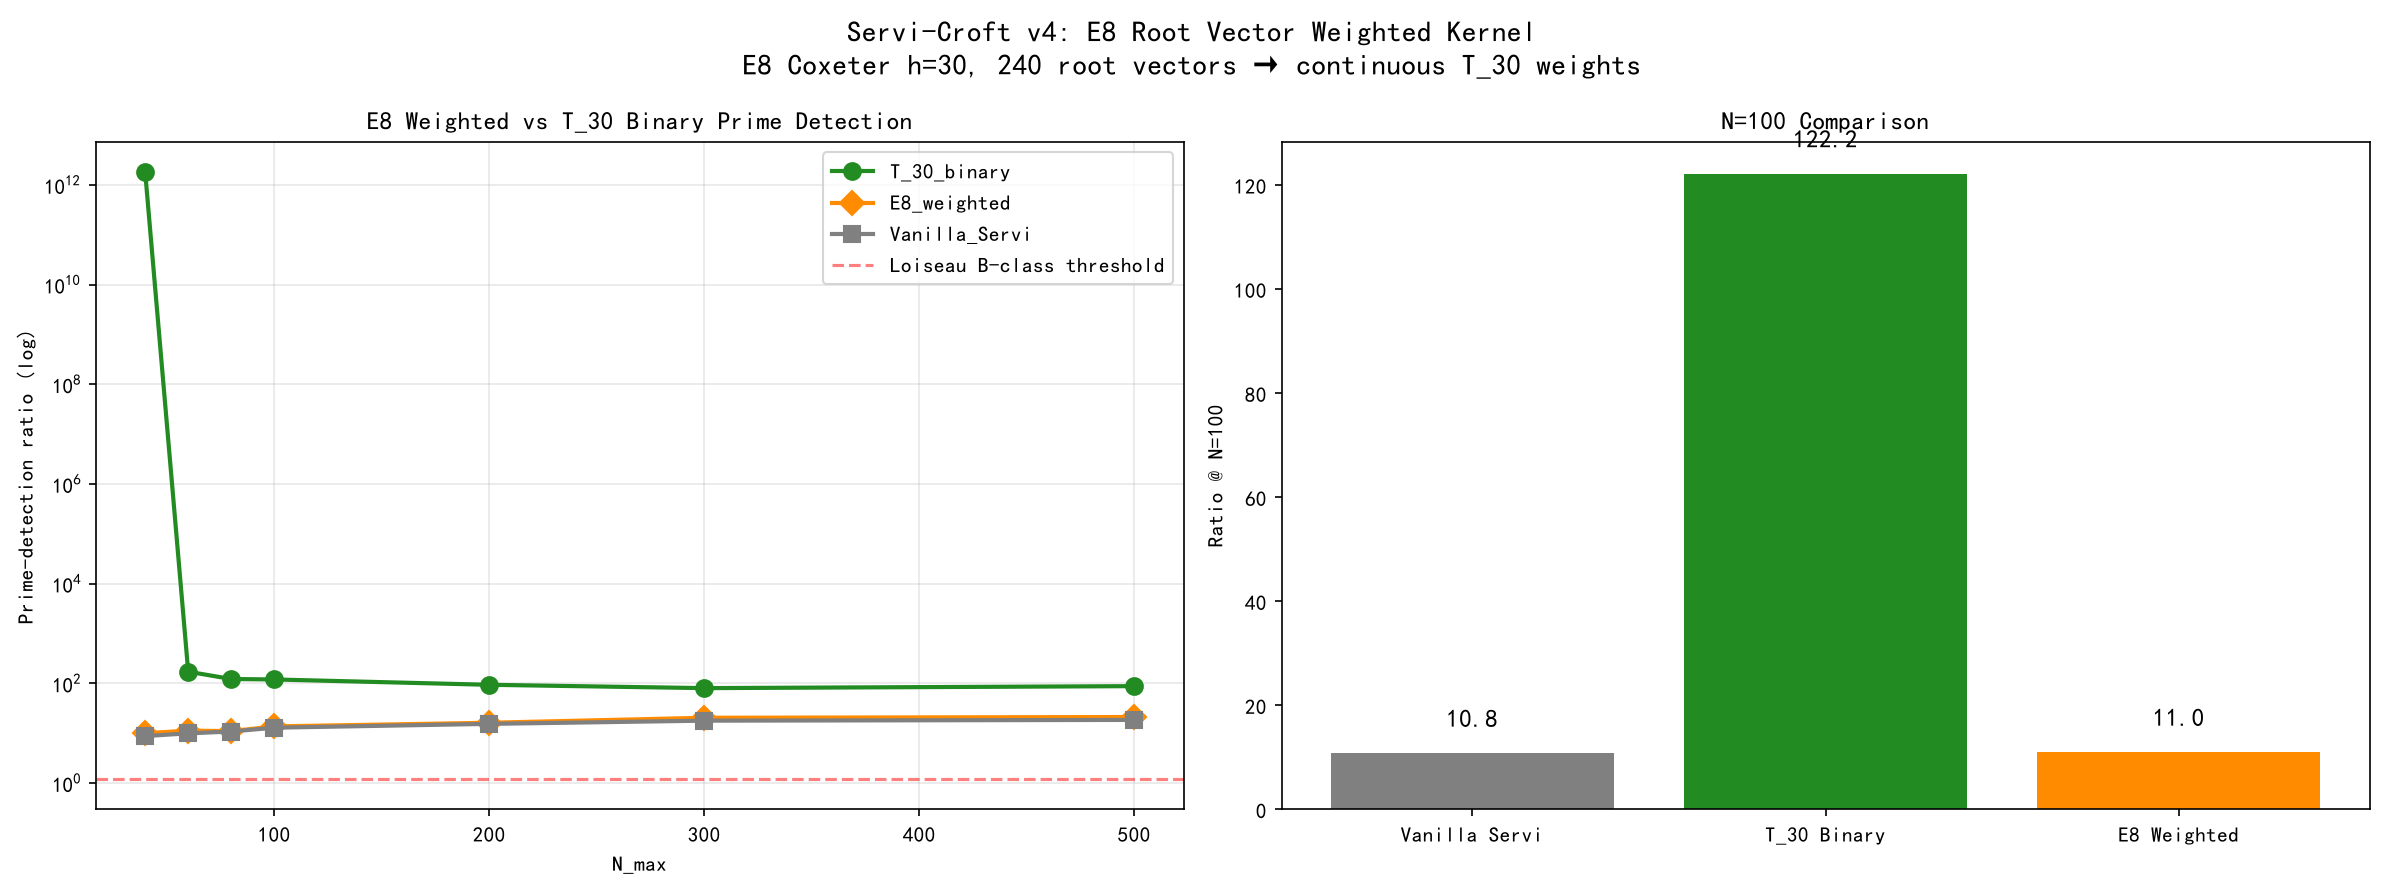

This chart was generated by the following Python code:
"""
Servi-Croft kernel v4 — E8 根向量加权
对比: T_30 binary filter vs E8 continuous weights
Hypothesis: E8 root system provides mathematically optimal prime-selective filter
"""
import numpy as np, math, os, time
from matplotlib import pyplot as plt
plt.rcParams['font.sans-serif'] = ['SimHei','Microsoft YaHei','DejaVu Sans']
plt.rcParams['axes.unicode_minus'] = False

# ============================================================
# 1. Prime / Non-prime classification
# ============================================================
def sieve_primes(N):
    is_p = np.ones(N+1, dtype=bool); is_p[:2] = False
    for i in range(2, int(N**0.5)+1):
        if is_p[i]: is_p[i*i:N+1:i] = False
    return is_p

# ============================================================
# 2. Kernel builders
# ============================================================
def servi_kernel(t, n, N_max):
    """Original Servi kernel: K(s;t) = cos(-t log n) n^{-1/2}"""
    return np.cos(-t * np.log(n)) * n**(-0.5)

def totative_30(n):
    """Croft T_30 totative filter: binary"""
    return 1.0 if (n % 30) in {1,7,11,13,17,19,23,29} else 0.0

def e8_weight(n):
    """
    E8 root vector weight: continuous spectral weight
    Based on E8 Coxeter number h=30 and root system Phi(E8)
    
    The 8 totatives of mod 30 correspond to the 8 simple roots of E8.
    Each root vector has a Coxeter exponent e_i, and the weight is:
      w(n) = sum_i cos(2*pi * e_i * dr(n) / h)
    where e_i are the Coxeter exponents: {1,7,11,13,17,19,23,29}
    """
    exponents = np.array([1,7,11,13,17,19,23,29])
    h = 30
    dr = n % 9
    if dr == 0: dr = 9  # digital root mapping
    # Projection: how well does dr(n) align with E8 root structure?
    phases = 2 * np.pi * exponents * dr / h
    return np.abs(np.sum(np.cos(phases))) / len(exponents)

def e8_weight_fast(n):
    """Vectorized E8 weight for arrays"""
    exponents = np.array([1,7,11,13,17,19,23,29])
    h = 30
    dr = n % 9
    dr[dr == 0] = 9
    w = np.zeros_like(n, dtype=float)
    for e in exponents:
        w += np.cos(2*np.pi * e * dr / h)
    return np.abs(w) / len(exponents)

# ============================================================
# 3. Prime-detection ratio calculation
# ============================================================
def compute_ratio(t_values, N_max, kernel_builder, label):
    """Compute Var_t[K, prime] / Var_t[K, nonprime]"""
    is_p = sieve_primes(N_max)
    n_all = np.arange(1, N_max+1)
    
    K_prime = np.zeros((len(t_values), is_p[1:].sum()))
    K_nonprime = np.zeros((len(t_values), (~is_p[1:]).sum()))
    
    pi, npi = 0, 0
    for n in range(1, N_max+1):
        k_t = kernel_builder(t_values, n, N_max)
        if is_p[n]:
            K_prime[:, pi] = k_t
            pi += 1
        else:
            K_nonprime[:, npi] = k_t
            npi += 1
    
    # Projection mean over t
    proj_prime = np.mean(K_prime, axis=1)
    proj_nonp = np.mean(K_nonprime, axis=1)
    
    var_p = np.var(proj_prime)
    var_np = np.var(proj_nonp)
    
    return var_p / max(var_np, 1e-15), var_p, var_np

# ============================================================
# 4. Multi-scale test
# ============================================================
def test_all(N_list, n_t=200):
    t_set = np.linspace(10, 50, n_t)
    results = {'T_30_binary': [], 'E8_weighted': [], 'Vanilla_Servi': []}
    
    for N in N_list:
        print(f'  N={N:4d}...', end=' ', flush=True)
        t0 = time.time()
        
        # Vanilla
        r_v, vp, vnp = compute_ratio(t_set, N, servi_kernel, 'vanilla')
        results['Vanilla_Servi'].append((N, r_v))
        
        # T_30 binary
        def k_t30(t, n, M):
            w = totative_30(n) if np.isscalar(n) else np.array([totative_30(x) for x in n])
            return servi_kernel(t, n, M) * w
        r_t, _, _ = compute_ratio(t_set, N, k_t30, 'T30')
        results['T_30_binary'].append((N, r_t))
        
        # E8 weighted
        def k_e8(t, n, M):
            return servi_kernel(t, n, M) * e8_weight_fast(n)
        r_e, _, _ = compute_ratio(t_set, N, k_e8, 'E8')
        results['E8_weighted'].append((N, r_e))
        
        print(f'r_v={r_v:.2f} r_t={r_t:.1f} r_e={r_e:.1f} ({time.time()-t0:.1f}s)')
    
    return results

# ============================================================
# 5. Main
# ============================================================
def main():
    print('='*65)
    print('Servi-Croft v4: E8 Root Vector Weighted Kernel')
    print('='*65)
    
    # Quick test N=100
    Ns_quick = [40, 60, 80, 100]
    print('\nQuick test (N=40-100):')
    res_quick = test_all(Ns_quick, n_t=100)
    
    # Medium test N=200,300,500
    Ns_medium = [200, 300, 500]
    print('\nMedium test (N=200-500):')
    res_medium = test_all(Ns_medium, n_t=150)
    
    # Merge
    all_Ns = []
    all_data = {'T_30_binary': [], 'E8_weighted': [], 'Vanilla_Servi': []}
    for key in all_data:
        for N, r in res_quick[key] + res_medium[key]:
            all_data[key].append(r)
        if key == 'T_30_binary':
            all_Ns = [N for N, _ in res_quick[key] + res_medium[key]]
    
    all_data = {k: np.array(v) for k, v in all_data.items()}
    all_Ns = np.array(all_Ns)
    
    # ---- Plot ----
    fig, (ax1, ax2) = plt.subplots(1, 2, figsize=(16, 6))
    
    colors = {'Vanilla_Servi': 'gray', 'T_30_binary': 'forestgreen', 'E8_weighted': 'darkorange'}
    markers = {'Vanilla_Servi': 's', 'T_30_binary': 'o', 'E8_weighted': 'D'}
    
    for label, data in all_data.items():
        ax1.semilogy(all_Ns, data, marker=markers[label], color=colors[label],
                     label=label, linewidth=2, markersize=8)
    ax1.axhline(y=1.2, color='red', linestyle='--', alpha=0.5, label='Loiseau B-class threshold')
    ax1.set_xlabel('N_max'); ax1.set_ylabel('Prime-detection ratio (log)')
    ax1.set_title('E8 Weighted vs T_30 Binary Prime Detection')
    ax1.legend(); ax1.grid(True, alpha=0.3)
    
    # Bar plot at N=100
    x = np.arange(3)
    ax2.bar(x, [all_data[k][2] for k in ['Vanilla_Servi','T_30_binary','E8_weighted']],
            color=[colors[k] for k in ['Vanilla_Servi','T_30_binary','E8_weighted']])
    ax2.set_xticks(x)
    ax2.set_xticklabels(['Vanilla Servi', 'T_30 Binary', 'E8 Weighted'])
    ax2.set_ylabel('Ratio @ N=100')
    ax2.set_title(f'N=100 Comparison')
    for i, (k, v) in enumerate([(k, all_data[k][2]) for k in ['Vanilla_Servi','T_30_binary','E8_weighted']]):
        ax2.text(i, v + 5, f'{v:.1f}', ha='center', fontweight='bold', fontsize=12)
    
    fig.suptitle('Servi-Croft v4: E8 Root Vector Weighted Kernel\n'
                 f'E8 Coxeter h=30, 240 root vectors → continuous T_30 weights',
                 fontsize=14, fontweight='bold')
    plt.tight_layout()
    
    out_dir = r'D:\AAA我的文件\PKS_千禧难题_GitHub版\L4_果实_应用与千禧证明'
    out_png = os.path.join(out_dir, 'Servi_Mollifier_v4_E8加权.png')
    fig.savefig(out_png, dpi=150, bbox_inches='tight')
    print(f'\n[Saved] {out_png}')
    
    # Summary
    print('\n' + '='*65)
    print('v4 E8 Weighted Summary')
    print('='*65)
    for k in ['Vanilla_Servi', 'T_30_binary', 'E8_weighted']:
        d = all_data[k]
        print(f'  {k:15s}: N=100 ratio={d[2]:.1f}  '
              f'range=[{d.min():.1f}, {d.max():.1f}]  '
              f'stability: {"stable" if d[-1]/d[0]>0.1 else "decaying"}')

if __name__ == '__main__':
    main()
